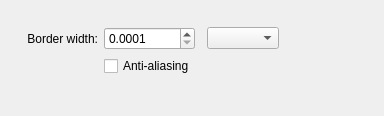
<?xml version="1.0" encoding="utf-8"?>
<ui version="4.0">
 <author>
    SPDX-FileCopyrightText: none
    SPDX-License-Identifier: GPL-3.0-or-later
  </author>
 <class>WdgBorderSelection</class>
 <widget class="QWidget" name="WdgBorderSelection">
  <property name="geometry">
   <rect>
    <x>0</x>
    <y>0</y>
    <width>384</width>
    <height>116</height>
   </rect>
  </property>
  <layout class="QGridLayout">
   <item column="1" row="3">
    <spacer name="verticalSpacer">
     <property name="orientation">
      <enum>Qt::Vertical</enum>
     </property>
     <property name="sizeType">
      <enum>QSizePolicy::MinimumExpanding</enum>
     </property>
     <property name="sizeHint" stdset="0">
      <size>
       <width>20</width>
       <height>16</height>
      </size>
     </property>
    </spacer>
   </item>
   <item column="5" row="1">
    <spacer name="horizontalSpacer_2">
     <property name="orientation">
      <enum>Qt::Horizontal</enum>
     </property>
     <property name="sizeType">
      <enum>QSizePolicy::MinimumExpanding</enum>
     </property>
     <property name="sizeHint" stdset="0">
      <size>
       <width>16</width>
       <height>20</height>
      </size>
     </property>
    </spacer>
   </item>
   <item column="1" row="1">
    <widget class="QLabel" name="lblWidth">
     <property name="text">
      <string>Border width:</string>
     </property>
     <property name="alignment">
      <set>Qt::AlignRight|Qt::AlignTrailing|Qt::AlignVCenter</set>
     </property>
    </widget>
   </item>
   <item column="0" row="1">
    <spacer name="horizontalSpacer">
     <property name="orientation">
      <enum>Qt::Horizontal</enum>
     </property>
     <property name="sizeType">
      <enum>QSizePolicy::Fixed</enum>
     </property>
     <property name="sizeHint" stdset="0">
      <size>
       <width>16</width>
       <height>20</height>
      </size>
     </property>
    </spacer>
   </item>
   <item column="1" row="0">
    <spacer name="verticalSpacer_2">
     <property name="orientation">
      <enum>Qt::Vertical</enum>
     </property>
     <property name="sizeType">
      <enum>QSizePolicy::Fixed</enum>
     </property>
     <property name="sizeHint" stdset="0">
      <size>
       <width>20</width>
       <height>16</height>
      </size>
     </property>
    </spacer>
   </item>
   <item column="4" row="1">
    <widget class="QComboBox" name="cmbUnit"/>
   </item>
   <item column="2" row="1">
    <widget class="KisIntParseSpinBox" name="spbWidth">
     <property name="minimum">
      <number>1</number>
     </property>
     <property name="maximum">
      <number>100000</number>
     </property>
     <property name="value">
      <number>1</number>
     </property>
    </widget>
   </item>
   <item column="2" row="1">
    <widget class="KisDoubleParseSpinBox" name="spbWidthDouble">
     <property name="decimals">
      <number>4</number>
     </property>
     <property name="minimum">
      <double>0.000100000000000</double>
     </property>
     <property name="maximum">
      <double>10000.000000000000000</double>
     </property>
     <property name="singleStep">
      <double>0.100000000000000</double>
     </property>
    </widget>
   </item>
   <item colspan="4" column="2" row="2">
    <widget class="QCheckBox" name="chkAntialiasing">
     <property name="text">
      <string>Anti-aliasing</string>
     </property>
    </widget>
   </item>
  </layout>
 </widget>
 <customwidgets>
  <customwidget>
   <class>KisIntParseSpinBox</class>
   <extends>QSpinBox</extends>
   <header>kis_int_parse_spin_box.h</header>
  </customwidget>
  <customwidget>
   <class>KisDoubleParseSpinBox</class>
   <extends>QDoubleSpinBox</extends>
   <header>kis_double_parse_spin_box.h</header>
  </customwidget>
 </customwidgets>
 <resources/>
 <connections/>
</ui>
